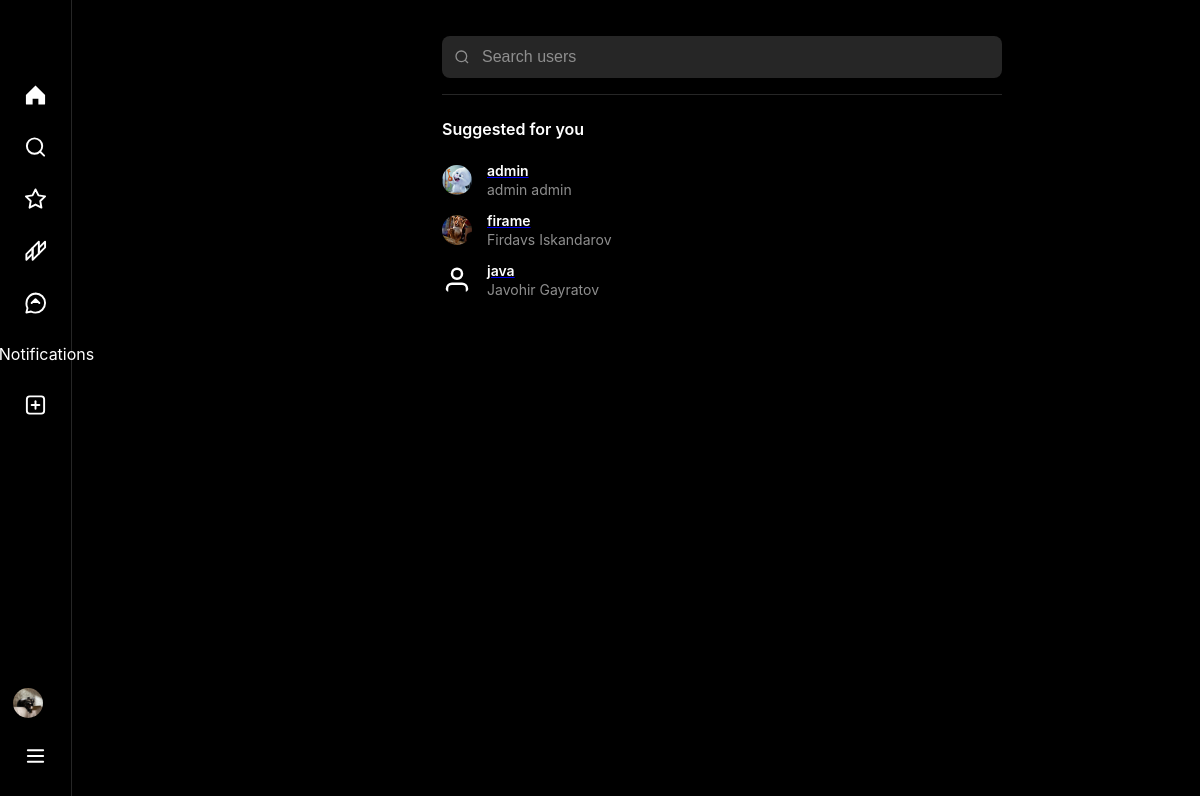
Page /users/search/ (signed in) on the committed database.
### users/models.py (models this page shows, shortened)
class UserModel(AbstractUser):
    bio = models.CharField(max_length=255, null=True, blank=True)
    avatar = models.ImageField(upload_to='user/avatars/', null=True, blank=True)
    website = models.URLField(null=True, blank=True)
    class GenderChoice(models.TextChoices):
        MALE = 'MALE', 'Male'
        FEMALE = 'FEMALE', 'Female'
        NOT_GIVEN = "NOT_GIVEN", "Not given"
    gender = models.CharField(
        max_length=10,
        choices=GenderChoice.choices,
        default=GenderChoice.NOT_GIVEN,
        null=True,
        blank=True
    )

### users/views.py (the view)
# urls.py: path('search/', views.UserListView.as_view(), name='search'),
class UserListView(ListView):
    template_name = 'search.html'
    context_object_name = 'users'
    def get_queryset(self):
        qs = UserModel.objects.exclude(id=self.request.user.id)
        q = self.request.GET.get('q')
        if q:
            qs = qs.filter(username__icontains=q)
        return qs

### templates/search.html (shortened to what this page needs)
{% extends "base.html" %}
{% load static %}
{% block content %}
<form method="GET" class="search-container">
    <div class="search-header">
        <div class="search-bar">
            <svg class="search-icon" width="16" height="16" viewBox="0 0 24 24" fill="none" stroke="currentColor"
                 stroke-width="2">
                <circle cx="11" cy="11" r="8"/>
                <path d="m21 21-4.35-4.35"/>
            </svg>
            <input type="text" name="q" placeholder="Search users" class="search-input" id="search-input"
                   autocomplete="off">
        </div>
    </div>
    <div class="suggested-users" id="suggested-users">
        <div class="section-header">
            <h3>Suggested for you</h3>
        </div>
        <div class="users-list">
            {% for user in users %}
            <div class="user-profile-section">
                <div class="user-info">
                    {% if user.avatar %}
                    <img style="height: 30px; width: 30px; border-radius: 50%; object-fit: fit; margin-right: 15px;"
                         src="{{ user.avatar.url }}">
                    {% else %}
                    <svg class="icon"
                         viewBox="0 0 24 24"
                         fill="none"
                         stroke="currentColor"
                         stroke-width="2"
                         style="height: 30px; width: 30px; border-radius: 50%; margin-right: 15px;">
                        <path d="M20 21v-2a4 4 0 0 0-4-4H8a4 4 0 0 0-4 4v2"/>
                        <circle cx="12" cy="7" r="4"/>
                    </svg>
                    {% endif %}
                    <div class="user-details">
                        <a href="{% url 'profile-another' pk=user.pk %}">
                            <h3>{{ user.username }}</h3>
                        </a>
                        <p>{{ user.first_name }} {{ user.last_name }} </p>
                    </div>
                </div>
            </div>
            {% endfor %}
        </div>
    </div>
</form>
{% endblock %}

### templates/header.html (shortened to what this page needs)
<nav class="sidebar">
    <div class="sidebar-logo">
    </div>
    <ul class="sidebar-nav">
        <li>
            <a href="{% url 'home' %}" class="{% block home_active %}{% endblock %}">
                <svg class="icon" viewBox="0 0 24 24" fill="none" stroke="currentColor" stroke-width="2">
                    <path d="M22 12.01L12.01 2L2 12.01V21C2 21.55 2.45 22 3 22H9V16H15V22H21C21.55 22 22 21.55 22 21V12.01Z"
                          stroke="none" fill="currentColor"/>
                </svg>
            </a>
        </li>
        <li>
            <a href="{% url 'search' %}" class="{% block search_active %}{% endblock %}">
                <svg class="icon" viewBox="0 0 24 24" fill="none" stroke="currentColor" stroke-width="2.5">
                    <circle cx="11" cy="11" r="8" stroke="currentColor" fill="none"/>
                    <path d="m21 21-4.35-4.35" stroke="currentColor" stroke-linecap="round"/>
                </svg>
            </a>
        </li>
        <li>
            <a href="{% url 'explore' %}" class="{% block explore_active %}{% endblock %}">
                <svg class="icon" viewBox="0 0 24 24" fill="none" stroke="currentColor" stroke-width="2">
                    <polygon
                            points="12,2 15.09,8.26 22,9.27 17,14.14 18.18,21.02 12,17.77 5.82,21.02 7,14.14 2,9.27 8.91,8.26 12,2"
                            stroke="currentColor" fill="none"/>
                </svg>
            </a>
        </li>
        <li>
            <a href="{% url 'reels' %}" class="{% block reels_active %}{% endblock %}">
            </a>
        </li>
        <li>
            <a href="{% url 'chats' %}" class="{% block messages_active %}{% endblock %}">
            </a>
        </li>
        <li>
            <a href="{% url 'notifications' %}" class="{% block notifications_active %}{% endblock %}">
                Notifications
            </a>
        </li>
        <li>
            <a href="{% url 'create' %}" class="{% block create_active %}{% endblock %}">
            </a>
        </li>
    </ul>
    <div class="sidebar-profile">
        {% if user.is_authenticated %}
        <a href="{% url 'profile' %}" class="{% block profile_active %}{% endblock %}">
            {% if user.avatar %}
            <img style="height: 30px; width: 30px; border-radius: 50%; object-fit: fit; margin-right: 15px;"
                 src="{{ user.avatar.url }}">
            {% endif %}
        </a>
        {% endif %}
    </div>
    <div class="sidebar-more">
        <a href="#" class="more-btn" id="more-btn">
        </a>
    </div>
</nav>

### static/css/style.css (style rules this page uses)
* { margin: 0; padding: 0; box-sizing: border-box; }
body { font-family: -apple-system, BlinkMacSystemFont, "Segoe UI", Roboto, Helvetica, Arial, sans-serif; background-color: #000; color: #fff; overflow-x: hidden; }
.sidebar { width: 244px; background-color: #000; border-right: 1px solid #262626; position: fixed; height: 100vh; padding: 8px 12px 20px; z-index: 100; left: 0; top: 0; }
.sidebar-logo { padding: 25px 12px 16px; margin-bottom: 19px; }
.sidebar-nav { list-style: none; }
.sidebar-nav li { margin-bottom: 4px; }
.sidebar-nav a { display: flex; align-items: center; padding: 12px; color: #fff; text-decoration: none; border-radius: 8px; transition: background-color 0.2s; font-size: 16px; }
.sidebar-nav .icon { width: 24px; height: 24px; fill: currentColor; }
.sidebar-profile { position: absolute; bottom: 20px; left: 12px; right: 12px; }
.sidebar-profile a { display: flex; align-items: center; padding: 12px; color: #fff; text-decoration: none; border-radius: 8px; transition: background-color 0.2s; }
.user-profile-section { display: flex; align-items: center; justify-content: space-between; padding: 7px 0; }
.user-info { display: flex; align-items: center; }
.user-details h3 { font-size: 14px; font-weight: 600; color: #fff; margin-bottom: 2px; }
.user-details p { font-size: 14px; color: #8e8e8e; }
.search-container { padding: 0; }
.search-header { margin-bottom: 24px; position: sticky; top: 0; background-color: #000; padding: 20px 0; z-index: 10; }
.search-input { width: 100%; background-color: #121212; border: 1px solid #262626; border-radius: 8px; padding: 12px 16px; font-size: 16px; color: #fff; transition: border-color 0.2s; }
.search-input::placeholder { color: #8e8e8e; }

### templates/header.html (style rules this page uses)
.sidebar { position: fixed; left: 0; top: 0; width: 245px; height: 100vh; background-color: #000; border-right: 1px solid #262626; padding: 8px 12px 20px 12px; display: flex; flex-direction: column; z-index: 100; }
.sidebar-logo { padding: 25px 12px 19px 12px; margin-bottom: 19px; }
.sidebar-nav { list-style: none; padding: 0; margin: 0; flex: 1; }
.sidebar-nav li { margin-bottom: 4px; }
.sidebar-nav a, .sidebar-profile a, .more-btn { display: flex; align-items: center; padding: 12px; color: #fff; text-decoration: none; border-radius: 8px; transition: all 0.2s ease; font-size: 16px; font-weight: 400; position: relative; }
.icon { width: 24px; height: 24px; margin-right: 16px; stroke: currentColor; fill: none; stroke-width: 2; transition: all 0.2s ease; stroke-linecap: round; stroke-linejoin: round; }
.sidebar-more { position: absolute; bottom: 20px; left: 12px; right: 12px; }
.more-btn { display: flex; align-items: center; padding: 12px; color: #fff; text-decoration: none; border-radius: 8px; transition: all 0.2s ease; font-size: 16px; position: relative; cursor: pointer; }
.sidebar-profile { position: absolute; bottom: 70px; left: 12px; right: 12px; }
.sidebar-profile a { display: flex; align-items: center; padding: 12px; color: #fff; text-decoration: none; border-radius: 8px; transition: all 0.2s ease; }
@media (max-width: 1264px) { .sidebar { width: 72px; } }
@media (max-width: 1264px) { .sidebar-nav a, .sidebar-profile a, .more-btn { justify-content: center; padding: 12px; } }
@media (max-width: 1264px) { .icon { margin-right: 0; } }

### templates/search.html (style rules this page uses)
.search-container { max-width: 600px; margin: 0 auto; padding: 0 20px; background-color: #000; min-height: 100vh; color: #fff; }
.search-header { padding: 16px 0; border-bottom: 1px solid #262626; margin-bottom: 24px; position: sticky; top: 0; background-color: #000; z-index: 10; }
.search-bar { position: relative; width: 100%; }
.search-icon { position: absolute; left: 12px; top: 50%; transform: translateY(-50%); color: #8e8e8e; z-index: 1; }
.search-input { width: 100%; background-color: #262626; border: none; border-radius: 8px; color: #fff; font-size: 16px; padding: 12px 40px 12px 40px; outline: none; transition: background-color 0.2s; }
.search-input::placeholder { color: #8e8e8e; }
.section-header { display: flex; justify-content: space-between; align-items: center; margin-bottom: 16px; }
.section-header h3 { font-size: 16px; font-weight: 600; margin: 0; color: #fff; }
.user-info { flex: 1; min-width: 0; }
.suggested-users { margin-bottom: 32px; }
.users-list { max-height: 500px; overflow-y: auto; }

### rows in the picture
UserModel: avatar (picture)
UserModel: avatar (picture), username "admin", first_name "admin", last_name "admin"
UserModel: avatar (picture), username "firame", first_name "Firdavs", last_name "Iskandarov"
UserModel: username "java", first_name "Javohir", last_name "Gayratov"
